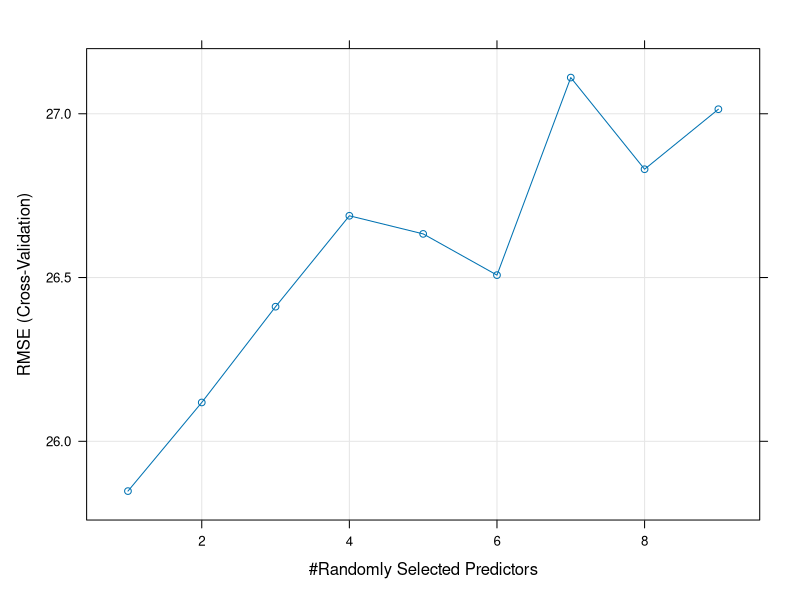
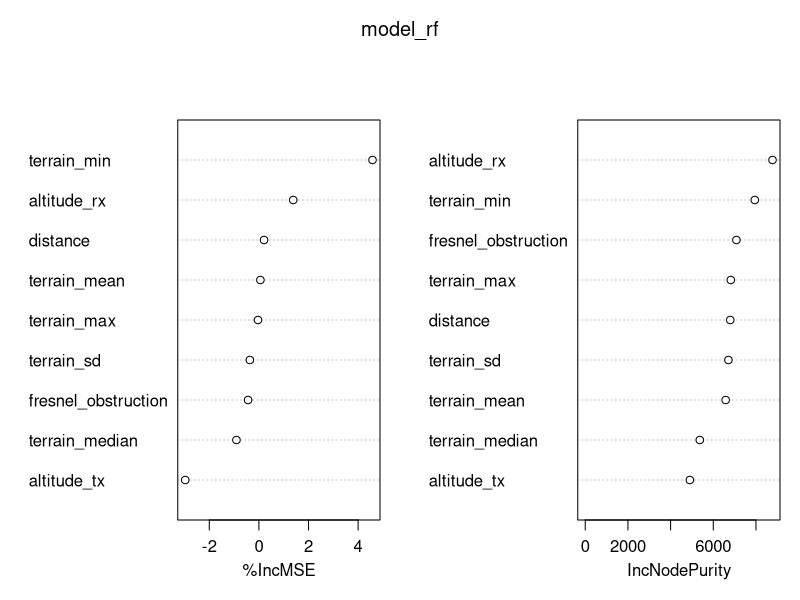
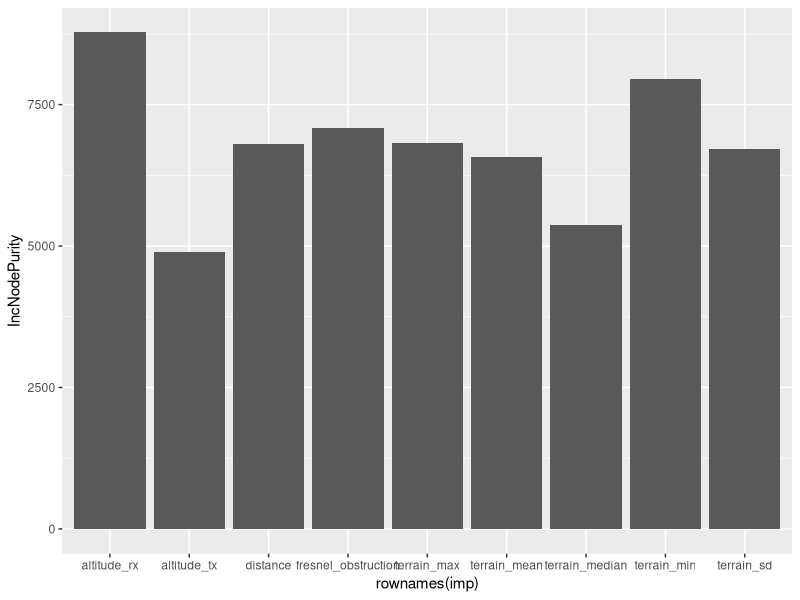

The R source for these figures, in order:
###################################################################################################################
#######################################   PACKAGES AND FOLDER   ###################################################
###################################################################################################################
library(tidyverse) #Used for data manipulation and plotting
library(Metrics) #Used for calculating error measures
library(caret) #Used for model training and cross-validation
library(randomForest) #Used for training the random forest model
library(e1071) #Used for tuning and training the SVR model

#Get data
dados_reg <- read_delim("dataset-rssi-urban.csv", delim = ";")

#Remove ID columns
dados_reg <- dados_reg[,c(-1,-2)]


###################################################################################################################
###################################   TUNING   ####################################################################
###################################################################################################################

#Tune RF com grid search
control <- trainControl(method="cv", number=10, search="grid")
set.seed(123)
tunegrid <- expand.grid(.mtry = c(1:9))
rf_gridsearch <- train(rssi ~ ., data = dados_reg, method = "rf", metric = "RMSE", tuneGrid = tunegrid, trControl = control)
print(rf_gridsearch)
plot(rf_gridsearch)


#RF tunned
model_rf <- randomForest(rssi ~ ., data = dados_reg, importance = TRUE, mtry = 4)
model_rf

#View results
summary(model_rf)
importance(model_rf)
varImpPlot(model_rf)

#plot RF importance
imp <- importance(model_rf) %>% as.data.frame() %>% arrange(IncNodePurity)
imp <- imp[order(imp$IncNodePurity, decreasing = T),]
imp
ggplot(imp, aes(x = rownames(imp), y = IncNodePurity)) + geom_bar(stat = "identity")



#Tune SVR
control <- e1071::tune.control(sampling="cross", cross=10)
parametros_svr <- list(epsilon = seq(0,1,0.1), 
                       cost = 2^(0:9),
                       kernel = c("radial","sigmoid") )

model_svr <- tune(svm, rssi ~ ., data = dados_reg, ranges = parametros_svr, tunecontrol = control)
print(model_svr)



###################################################################################################################
################################################  CROSS-VALIDATION   ##############################################
###################################################################################################################

#Error measures table
resultados <- data.frame(modelo = "", cv = 0, cor = 0, rmse = 0, mape = 0)
resultados <- resultados[-1,]


# Cross-validation
k_cv = 10
dados_folds <- createFolds(rownames(dados_reg), k = k_cv, list = T, returnTrain = F)


#Predict values start
predicao <- data.frame(rssi = 0, rf = 0, svr = 0)
predicao <- predicao[-1,]



for (i in 1:k_cv) {  

  #Select dataset
  dados_reg_ml <- dados_reg
  test_index <- dados_folds[i]
  
  #Fold validation
  test_index <- as.data.frame(test_index)
  test_index <- test_index[,1]
  
  #Train and validation
  treinamento <- dados_reg_ml[-test_index,]
  validacao <- dados_reg_ml[test_index,]
  
  #Features and target
  #train
  atributos_treino <- treinamento[,-10]
  saida_treino <- treinamento$rssi
  #validation
  atributos_validacao <- validacao[,-10] 
  saida_validacao <- validacao$rssi
 
  ##ML models
  #Random Forest
  pred_rf <- randomForest(atributos_treino, saida_treino, mtry = 4)
  prx_rf <- predict(pred_rf,atributos_validacao)
  
  resultados <- resultados %>% add_row(modelo = "rf", cv = i,
                                       cor = cor(saida_validacao, prx_rf),
                                       rmse = rmse(saida_validacao, prx_rf),
                                       mape = mape(saida_validacao, prx_rf))
  
  #SVR
  pred_svr <- svm(atributos_treino, saida_treino, epsilon = 0.5, cost = 128, kernel = "radial")
  prx_svr <- predict(pred_svr, atributos_validacao)
  
  resultados <- resultados %>% add_row(modelo = "svr", cv = i,
                                       cor = cor(saida_validacao, prx_svr),
                                       rmse = rmse(saida_validacao, prx_svr),
                                       mape = mape(saida_validacao, prx_svr))
  
  #predicted values
  predicao <- rbind(predicao, data.frame(rssi = saida_validacao, rf = prx_rf, svr = prx_svr))

}

#sort results
resultados <- resultados %>% arrange(modelo, cv)

#results average
resultados_media <- resultados %>% group_by(modelo) %>% 
  summarise(cor = mean(cor), rmse = mean(rmse), mape = mean(mape))


head(resultados_media)
head(resultados)
head(predicao)
